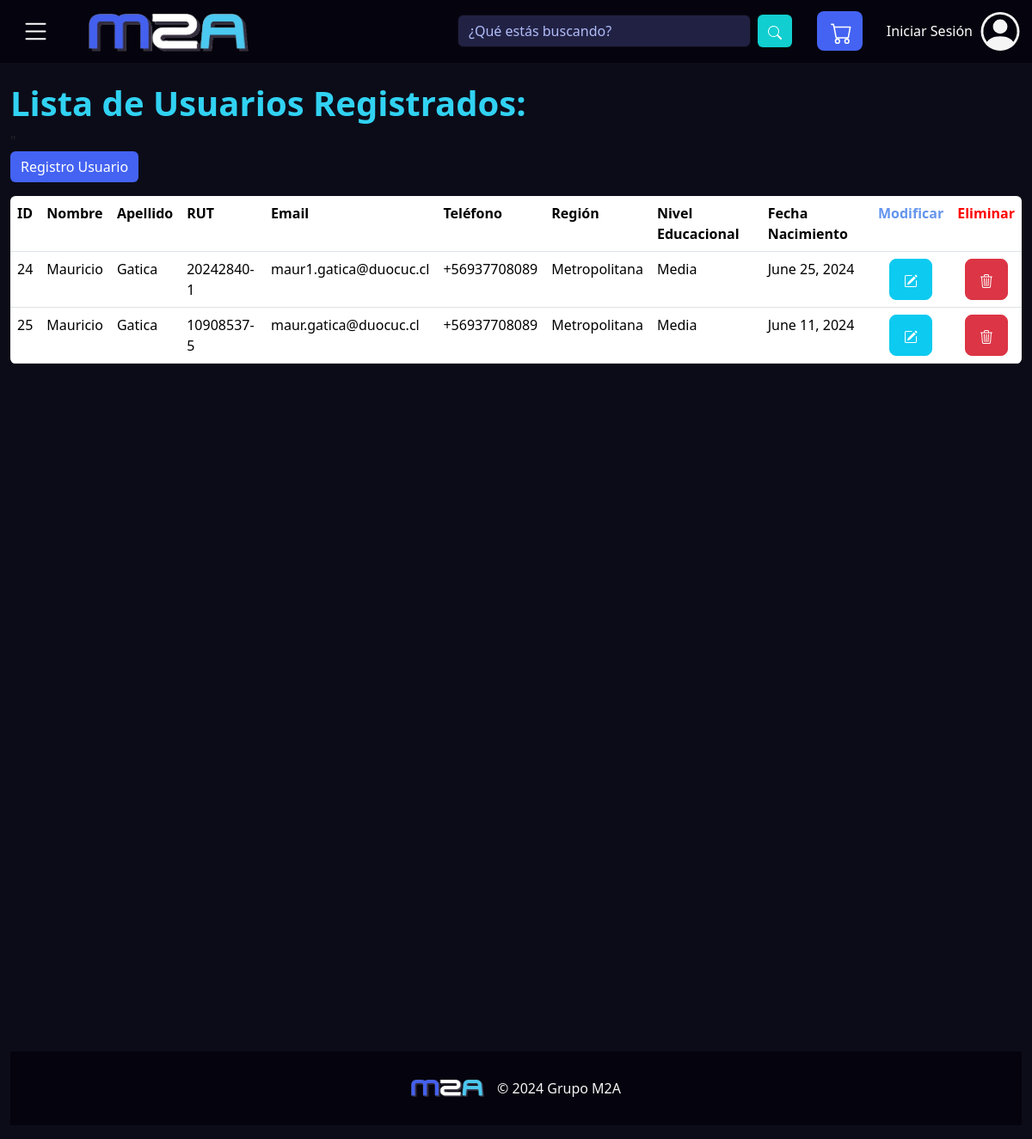
The page /listadoUsuarios on the database as committed earlier.
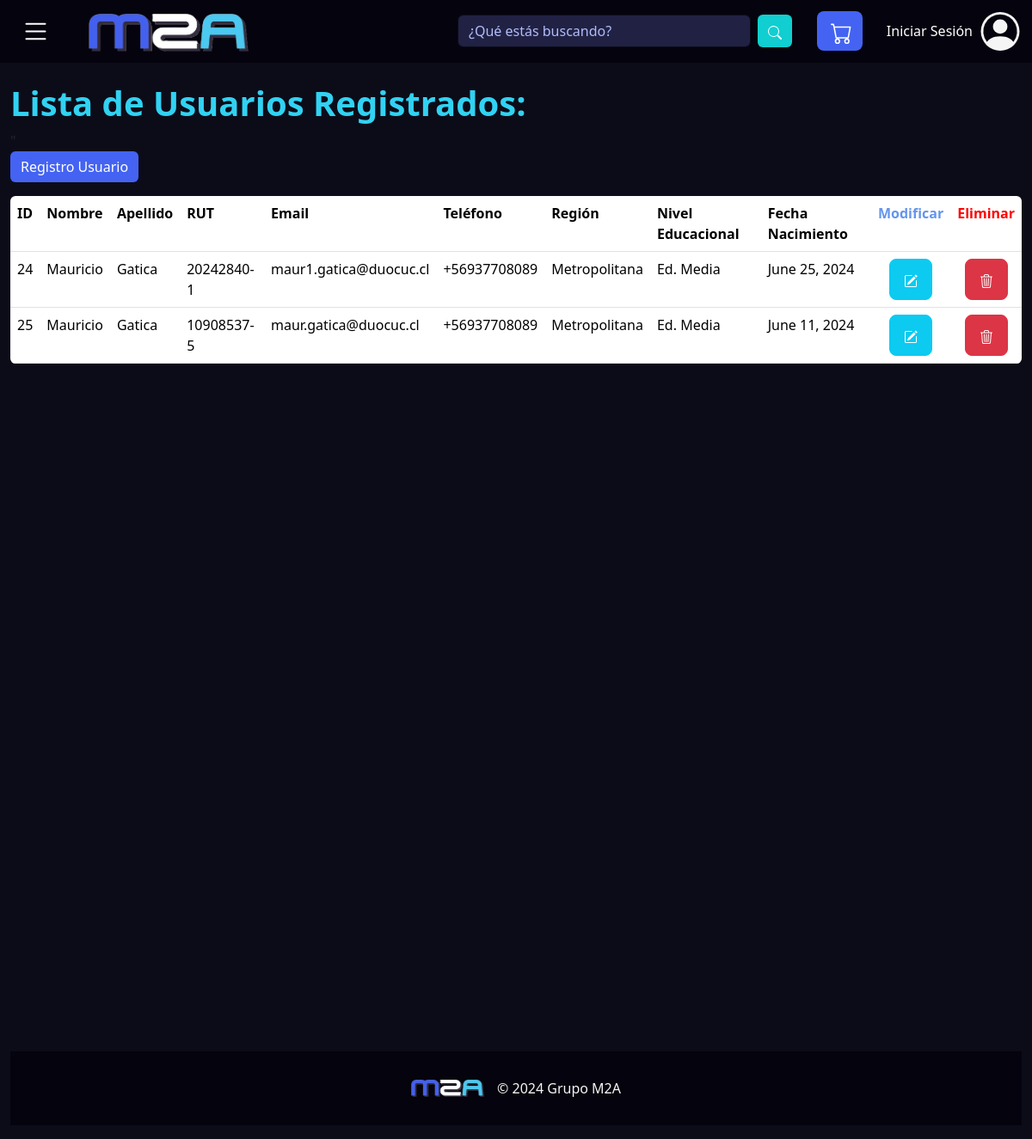
The same page on the database as committed later.
### Store/models.py (models this page shows)
class Usuario ( models.Model):
    idUsuario = models.AutoField(primary_key=True)
    nombre    = models.CharField(max_length=35)
    apellido  = models.CharField(max_length=35)
    rut       = models.CharField(max_length=40, default='11111111-1')
    email     = models.EmailField(max_length=70)
    telefono  = models.CharField(max_length=40)
    region    = models.ForeignKey('Region', on_delete=models.CASCADE)
    nivelEd   = models.ForeignKey('nivelEducacional', on_delete=models.CASCADE)
    fechaNac  = models.DateField(default='2000-01-01')

class Region (models.Model):
    idRegion = models.IntegerField(primary_key=True)
    nombre = models.CharField(max_length=40)

class nivelEducacional(models.Model):
    idEducacion = models.IntegerField(primary_key=True)
    nombre = models.CharField(max_length=60)

### Store/views.py (the view)
# urls.py: path('listadoUsuarios', views.listadoUsuarios, name='listadoUsuarios'),
def listadoUsuarios(request):
    usuario = Usuario.objects.all()
    regiones = Region.objects.all()
    nivelesEducacionales = nivelEducacional.objects.all()
    context = {
    'usuario': usuario,
    'regiones': regiones,
    'nivelesEducacionales': nivelesEducacionales,
    }
    return render(request, 'listadoUsuarios.html', context)

### Store/templates/listadoUsuarios.html (shortened to what this page needs)
{% extends "plantilla_base.html" %}
{% block contenido %}
<h1 class="pt-5 mt-5" style="font-weight:bold; color:#31d2f2">Lista de Usuarios Registrados:</h1>
<table class="table table-resposive mb-0 mr-2 ml-2">
    <tr class="listado" >
        <th >ID</th>
        <th >Nombre</th>
        <th >Apellido</th>
        <th >RUT</th>
        <th >Email</th>"
        <th >Teléfono</th>
        <th >Región</th>
        <th >Nivel Educacional</th>
        <th >Fecha Nacimiento</th>
        <th style="color: cornflowerblue; text-align:center">Modificar</th>
        <th style="color:red;text-align:center">Eliminar</th>
    </tr>
    {%for usuario in usuario%}
        <td >{{usuario.idUsuario}} </td>
        <td >{{usuario.nombre}}</td>
        <td >{{usuario.apellido}}</td>
        <td >{{usuario.rut}}</td>
        <td >{{usuario.email}}</td>
        <td >{{usuario.telefono}}</td>
        <td >{{usuario.region.nombre}}</td>
        <td >{{usuario.nivelEd.nombre}}</td>
        <td >{{usuario.fechaNac}}</td>
        <td class="text-center"><a href="{% url 'modificarUsuario' idUsuario=usuario.idUsuario %}" class="btn btn-info btn-lg">
        </a></td>
        <td class="text-center"><a href="{% url 'eliminarUsuario' idUsuario=usuario.idUsuario %}" class="btn btn-danger btn-lg"></a></td>
    {%endfor%}
        <a href="{%url 'registroUsuarios' %}"><button class="btn btnAgregar btn-success mb-3" id="btnAgregar" style="background-color: #4463f2;border: none;">Registro Usuario</button></a>
    <table class="table table-resposive">
        <div class="container-fluid d-flex flex-column min-vh-100">
        </div>
{%endblock%}

### Store/templates/plantilla_base.html (shortened to what this page needs)
{% load static %}
<!DOCTYPE html>
<html lang="es">
<head>
    <link href="https://cdn.jsdelivr.net/npm/bootstrap@5.3.3/dist/css/bootstrap.min.css" rel="stylesheet">
    <link rel="stylesheet" href="https://cdn.jsdelivr.net/npm/@fancyapps/ui@5.0/dist/fancybox/fancybox.css"/>
    <link rel="stylesheet" type="text/css" href="{% static 'style.css' %}">
</head>
<body>
    <nav class="navbar fixed-top">
        <div class="container-fluid">
          <div class="d-flex align-items-center">
            <button class="navbar-toggler" type="button" data-bs-toggle="offcanvas" data-bs-target="#offcanvasNavbar" aria-controls="offcanvasNavbar" aria-label="Toggle navigation" style="color: white; border: none">
            </button>
            <a class="navbar-brand" href="{% url 'principal' %}"> <img src="{% static 'img/M2A.png' %}" alt="..." width="45%"></a>
          </div>
          <div class="d-none d-lg-block d-flex justify-content-center" style="flex-grow: 0.6;">
            <form class=" d-flex" role="search">
              <input class="form-control me-2 flex-grow-1" type="search" placeholder="¿Qué estás buscando?" aria-label="Search" id="busqueda">
              <button class="btn btn-outline-success" type="submit" id="btn-busqueda">
                <svg xmlns="http://www.w3.org/2000/svg" width="16" height="16" fill="currentColor" class="bi bi-search" viewBox="0 0 16 16">
                  <path d="M11.742 10.344a6.5 6.5 0 1 0-1.397 1.398h-.001q.044.06.098.115l3.85 3.85a1 1 0 0 0 1.415-1.414l-3.85-3.85a1 1 0 0 0-.115-.1zM12 6.5a5.5 5.5 0 1 1-11 0 5.5 5.5 0 0 1 11 0"/>
                </svg>
              </button>
            </form>
          </div>
          <a class="btn btn-primary btn-lg ms-auto d-none d-lg-block" href="{% url 'verCarro' %}" role="button" style="width: 4; padding-right: 12px; justify-content: center;" id="carro">
          </a>
  {% if user.is_authenticated %}
  {% csrf_token %}
   <form id="logout-form" action="{% url 'logout' %}" method="post" style="display: none;">
    {% csrf_token %}
    </form>
        <a href="#" class="ms-auto d-none d-lg-block" onclick="document.getElementById('logout-form').submit();" style="text-decoration: none; color: #4463f2; padding-right: 7px;">Cerrar Sesión</a>
            <a href="{% url 'logout' %}">
              <svg xmlns="http://www.w3.org/2000/svg" width="50" height="45" fill="currentColor" class="bi bi-person-circle d-none d-lg-block" viewBox="0 0 16 16" style="color: #4463f2;">
                <path d="M11 6a3 3 0 1 1-6 0 3 3 0 0 1 6 0"/>
                <path fill-rule="evenodd" d="M0 8a8 8 0 1 1 16 0A8 8 0 0 1 0 8m8-7a7 7 0 0 0-5.468 11.37C3.242 11.226 4.805 10 8 10s4.757 1.225 5.468 2.37A7 7 0 0 0 8 1"/>
              </svg>
            </a>
  {% else %}
            <a href="{% url 'login' %}" id="logintext" class="ms-auto d-none d-lg-block" style="text-decoration: none; color: white; padding-right: 7px;">Iniciar Sesión</a>
            <a href="{% url 'login' %}">
            </a>
  {% endif %}
        </div>
      </nav>
      <div class="container-fluid d-flex flex-column min-vh-50">
        {% block contenido %}
        {% endblock %}
      </div>
      <div class="container-fluid d-flex flex-column" style="padding: 0;">
        <footer class="footer mt-auto py-3 " style="background-color: #05030d;">
          <div class="d-flex align-items-center" style="justify-content: center; padding-top: 15px; padding-bottom: 15px;">
              <img src="../static/img/M2A.png" alt="M2A Logo" width="85px">
              <span class="mb-3 mb-md-0" style="padding-left: 15px; text-align: center; color: whitesmoke">© 2024 Grupo M2A</span>
            </div>
          </div>
</body>
</html>

### Store/static/style.css (style rules this page uses)
body { background-color: #0C0C19; }
h1 { color: whitesmoke; }
.navbar { background-color: #05030d; }
.navbar-brand { padding-left: 2rem; color: whitesmoke; font-size: 30px; font-family:'Franklin Gothic Medium', 'Arial Narrow', Arial, sans-serif; }
#btn-busqueda { background-color: #11ced0; color: white; border: none; }
#carro { background-color: #4463f2; color: white; border: none; }
#busqueda { background-color: #212144; border-color: #0c0c19; color: #ffffff; }
#busqueda::placeholder { background-color: #212144; border-color: #0c0c19; color: #b0bdf8; }
.form-control::placeholder { color: #b0bdf8 }
.footer { width: 100%; background-color: #05030d; }
.table { border-radius: 6px; overflow:hidden }

Rows that differ between the two databases and show on the page:
changed through a linked row, Usuario "maur1.gatica@duocuc.cl": nivelEd.nombre "Media" → "Ed. Media"
changed through a linked row, Usuario "maur.gatica@duocuc.cl": nivelEd.nombre "Media" → "Ed. Media"
